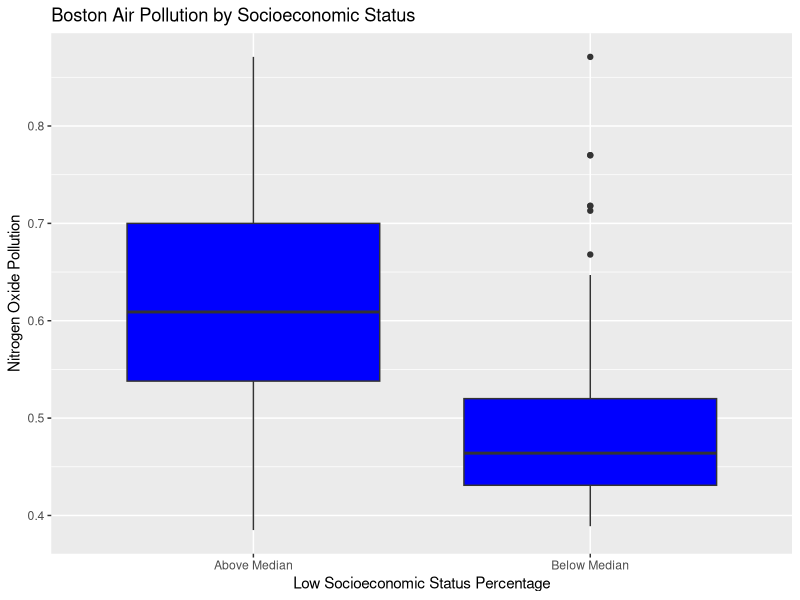

The R script that drew this image:
#load libraries
library(MASS)
library(ggplot2)

#assign the Boston data set to df
df = Boston

#create a column that shows whether the low socioeconomic status
#percentage is below or above the median
df$lstat.med = ifelse(df$lstat > median(df$lstat), "Above Median",
                      "Below Median")

#make a box plot of the air pollution by socioeconomic status
ggplot(df)+
  geom_boxplot(aes(x = lstat.med, y = nox), fill = "blue") +
  labs(x = "Low Socioeconomic Status Percentage", 
       y = "Nitrogen Oxide Pollution",
       title = "Boston Air Pollution by Socioeconomic Status")